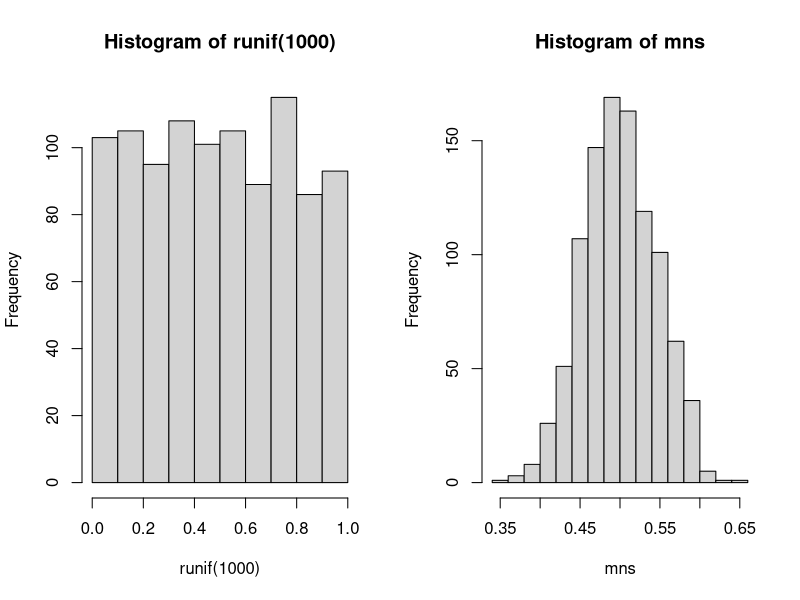

Generate this figure with R:
# NormalSim.R
# Test normal simulation to prepare for exponential sim.
# Statistical Inference Course Class Project
# 09/09/2015 Wednesday
# Jim Callahan

# EXAMPLE: From class assignment
# compare the distribution of 1000 random uniforms
# 1,000 random numbers from the uniform probablity distribution
par(mfrow = c(1,2))

# Compare the distribution of 1000 random uniforms
hist(runif(1000))

# with the distribution of 1000 averages of 40 random uniforms
mns = NULL
for (i in 1 : 1000) mns = c(mns, mean(runif(40)))
hist(mns)

# End of: NormalSim.R


